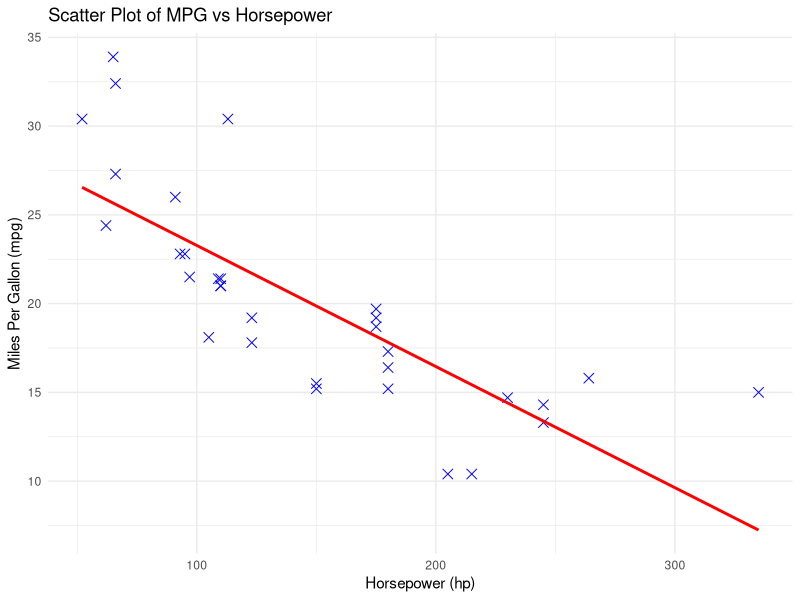

Write R code to recreate this figure.
# =========================================================
# Experiment 1
# Correlation Between Two Variables using Scatter Plot
# =========================================================

# Load required library
library(ggplot2)

# Load built-in dataset
data(mtcars)

# Display first few rows of dataset
cat("First Six Records of mtcars Dataset:\n")
print(head(mtcars))

# Select variables
x <- mtcars$hp      # Horsepower
y <- mtcars$mpg     # Miles per Gallon

# Compute correlation
correlation <- cor(x, y)

# Display correlation value
cat("\nCorrelation between Horsepower and MPG:",round(correlation, 4), "\n")

# Interpretation
if(correlation > 0)
{
  cat("\nInterpretation: Positive Correlation\n")
} else {
  cat("\nInterpretation: Negative Correlation\n")
}

# Create scatter plot with regression line
ggplot(mtcars, aes(x = hp, y = mpg)) +
  geom_point(shape = 4,size = 3,color = "blue") +
  geom_smooth(method = "lm",se = FALSE,color = "red") +
  labs(title = "Scatter Plot of MPG vs Horsepower",
    x = "Horsepower (hp)",
    y = "Miles Per Gallon (mpg)"
  ) +
  
  theme_minimal()
